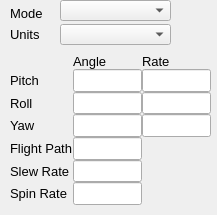
<?xml version="1.0" encoding="UTF-8"?>
<ui version="4.0">
 <class>AdcsWidget</class>
 <widget class="QWidget" name="AdcsWidget">
  <property name="geometry">
   <rect>
    <x>0</x>
    <y>0</y>
    <width>217</width>
    <height>215</height>
   </rect>
  </property>
  <property name="font">
   <font>
    <family>Arial</family>
    <pointsize>10</pointsize>
   </font>
  </property>
  <property name="windowTitle">
   <string>Form</string>
  </property>
  <widget class="QLabel" name="label_1">
   <property name="geometry">
    <rect>
     <x>10</x>
     <y>3</y>
     <width>41</width>
     <height>21</height>
    </rect>
   </property>
   <property name="text">
    <string>Mode</string>
   </property>
  </widget>
  <widget class="QComboBox" name="AdcsUnits">
   <property name="geometry">
    <rect>
     <x>60</x>
     <y>24</y>
     <width>111</width>
     <height>21</height>
    </rect>
   </property>
   <property name="styleSheet">
    <string notr="true"/>
   </property>
   <property name="text" stdset="0">
    <string/>
   </property>
   <property name="readOnly" stdset="0">
    <bool>true</bool>
   </property>
  </widget>
  <widget class="QLabel" name="label_2">
   <property name="geometry">
    <rect>
     <x>10</x>
     <y>24</y>
     <width>41</width>
     <height>20</height>
    </rect>
   </property>
   <property name="text">
    <string>Units</string>
   </property>
  </widget>
  <widget class="QWidget" name="gridLayoutWidget">
   <property name="geometry">
    <rect>
     <x>10</x>
     <y>54</y>
     <width>201</width>
     <height>151</height>
    </rect>
   </property>
   <layout class="QGridLayout" name="gridLayout">
    <property name="spacing">
     <number>0</number>
    </property>
    <item row="1" column="0">
     <widget class="QLabel" name="label_5">
      <property name="text">
       <string>Pitch</string>
      </property>
     </widget>
    </item>
    <item row="1" column="1">
     <widget class="QLineEdit" name="PitchAngle"/>
    </item>
    <item row="1" column="2">
     <widget class="QLineEdit" name="PitchRate"/>
    </item>
    <item row="0" column="1">
     <widget class="QLabel" name="label_3">
      <property name="text">
       <string>Angle</string>
      </property>
     </widget>
    </item>
    <item row="0" column="2">
     <widget class="QLabel" name="label_4">
      <property name="text">
       <string>Rate</string>
      </property>
     </widget>
    </item>
    <item row="2" column="0">
     <widget class="QLabel" name="label_6">
      <property name="text">
       <string>Roll</string>
      </property>
     </widget>
    </item>
    <item row="3" column="0">
     <widget class="QLabel" name="label_7">
      <property name="text">
       <string>Yaw</string>
      </property>
     </widget>
    </item>
    <item row="4" column="0">
     <widget class="QLabel" name="label_8">
      <property name="text">
       <string>Flight Path</string>
      </property>
     </widget>
    </item>
    <item row="5" column="0">
     <widget class="QLabel" name="label_9">
      <property name="text">
       <string>Slew Rate</string>
      </property>
     </widget>
    </item>
    <item row="6" column="0">
     <widget class="QLabel" name="label_10">
      <property name="text">
       <string>Spin Rate</string>
      </property>
     </widget>
    </item>
    <item row="2" column="1">
     <widget class="QLineEdit" name="RollAngle"/>
    </item>
    <item row="2" column="2">
     <widget class="QLineEdit" name="RollRate"/>
    </item>
    <item row="3" column="1">
     <widget class="QLineEdit" name="YawAngle"/>
    </item>
    <item row="3" column="2">
     <widget class="QLineEdit" name="YawRate"/>
    </item>
    <item row="4" column="1">
     <widget class="QLineEdit" name="FlightPathAngle">
      <property name="text">
       <string/>
      </property>
     </widget>
    </item>
    <item row="5" column="1">
     <widget class="QLineEdit" name="SlewRate"/>
    </item>
    <item row="6" column="1">
     <widget class="QLineEdit" name="SpinRate"/>
    </item>
   </layout>
  </widget>
  <widget class="QComboBox" name="AdcsModeComboBox">
   <property name="geometry">
    <rect>
     <x>60</x>
     <y>0</y>
     <width>111</width>
     <height>21</height>
    </rect>
   </property>
  </widget>
 </widget>
 <resources/>
 <connections/>
</ui>
